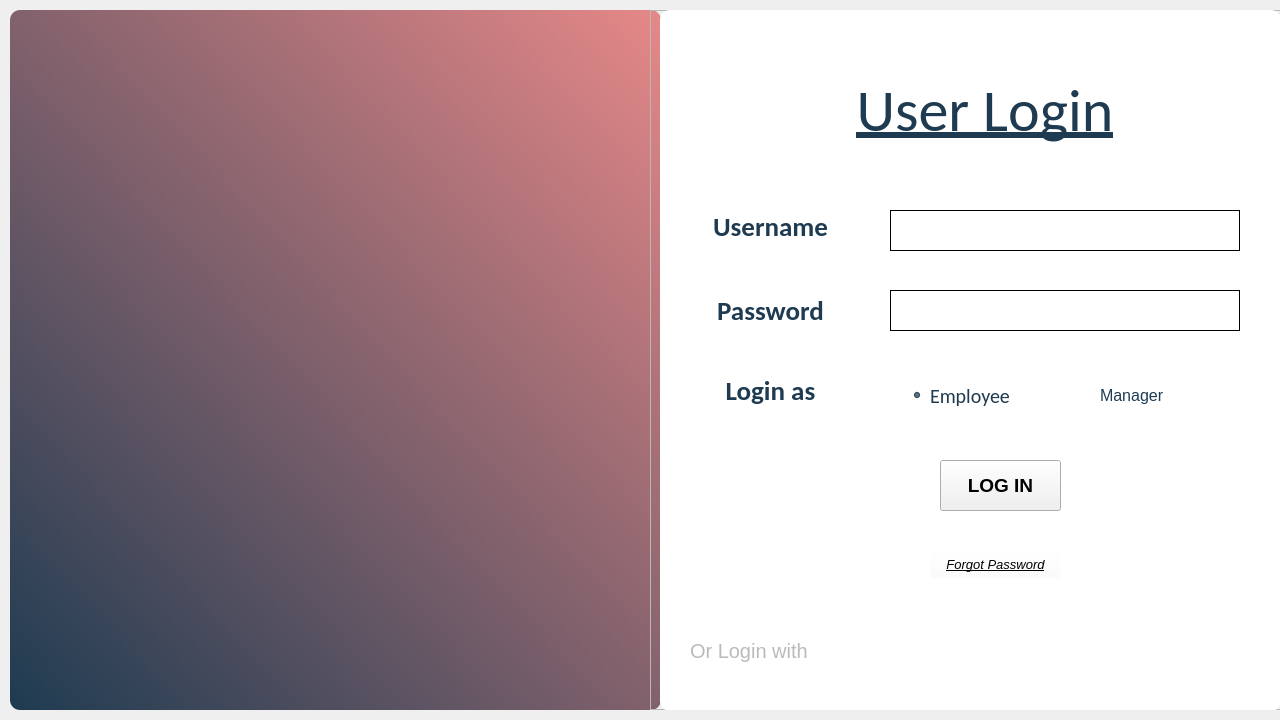
<?xml version="1.0" encoding="UTF-8"?>
<ui version="4.0">
 <class>MainWindow</class>
 <widget class="QMainWindow" name="MainWindow">
  <property name="geometry">
   <rect>
    <x>0</x>
    <y>0</y>
    <width>1280</width>
    <height>720</height>
   </rect>
  </property>
  <property name="windowTitle">
   <string>MainWindow</string>
  </property>
  <widget class="QWidget" name="centralwidget">
   <widget class="QFrame" name="frame">
    <property name="geometry">
     <rect>
      <x>10</x>
      <y>10</y>
      <width>651</width>
      <height>700</height>
     </rect>
    </property>
    <property name="styleSheet">
     <string notr="true">background-color: qlineargradient(spread:pad, x1:0, y1:1, x2:1, y2:0, stop:0 rgba(30, 59, 81, 255), stop:1 rgba(230, 136, 136, 255));
border-radius: 10px;</string>
    </property>
    <property name="frameShape">
     <enum>QFrame::StyledPanel</enum>
    </property>
    <property name="frameShadow">
     <enum>QFrame::Raised</enum>
    </property>
    <widget class="QLabel" name="label_5">
     <property name="geometry">
      <rect>
       <x>10</x>
       <y>20</y>
       <width>620</width>
       <height>397</height>
      </rect>
     </property>
     <property name="styleSheet">
      <string notr="true">background-color: rgba(255, 255, 255, 0);
border-radius: 40px;</string>
     </property>
     <property name="text">
      <string/>
     </property>
     <property name="pixmap">
      <pixmap resource="resource1.qrc">:/logo/res/logo@4.png</pixmap>
     </property>
     <property name="scaledContents">
      <bool>true</bool>
     </property>
     <property name="alignment">
      <set>Qt::AlignCenter</set>
     </property>
    </widget>
    <widget class="QLabel" name="label_6">
     <property name="geometry">
      <rect>
       <x>200</x>
       <y>450</y>
       <width>250</width>
       <height>250</height>
      </rect>
     </property>
     <property name="styleSheet">
      <string notr="true">background-color: rgba(255, 255, 255, 0);</string>
     </property>
     <property name="text">
      <string/>
     </property>
     <property name="pixmap">
      <pixmap resource="resource1.qrc">:/user/res/icons1.png</pixmap>
     </property>
     <property name="scaledContents">
      <bool>true</bool>
     </property>
    </widget>
   </widget>
   <widget class="QFrame" name="frame_2">
    <property name="geometry">
     <rect>
      <x>650</x>
      <y>10</y>
      <width>640</width>
      <height>700</height>
     </rect>
    </property>
    <property name="frameShape">
     <enum>QFrame::StyledPanel</enum>
    </property>
    <property name="frameShadow">
     <enum>QFrame::Raised</enum>
    </property>
    <widget class="QLabel" name="label_4">
     <property name="geometry">
      <rect>
       <x>30</x>
       <y>280</y>
       <width>181</width>
       <height>41</height>
      </rect>
     </property>
     <property name="font">
      <font>
       <family>Calibri</family>
       <pointsize>20</pointsize>
       <weight>75</weight>
       <bold>true</bold>
      </font>
     </property>
     <property name="styleSheet">
      <string notr="true">color: rgb(30, 59, 81);
background-color: rgba(255, 255, 255, 0);
</string>
     </property>
     <property name="text">
      <string>Password</string>
     </property>
     <property name="alignment">
      <set>Qt::AlignCenter</set>
     </property>
    </widget>
    <widget class="QPushButton" name="pushButton_2">
     <property name="geometry">
      <rect>
       <x>280</x>
       <y>540</y>
       <width>131</width>
       <height>28</height>
      </rect>
     </property>
     <property name="font">
      <font>
       <family>MS Sans Serif</family>
       <pointsize>10</pointsize>
       <italic>true</italic>
       <underline>true</underline>
      </font>
     </property>
     <property name="focusPolicy">
      <enum>Qt::ClickFocus</enum>
     </property>
     <property name="styleSheet">
      <string notr="true">background-color: rgba(255, 255, 255, 0);
color: rgb(0, 0, 0);</string>
     </property>
     <property name="text">
      <string>Forgot Password</string>
     </property>
    </widget>
    <widget class="QPushButton" name="pushButton">
     <property name="geometry">
      <rect>
       <x>290</x>
       <y>450</y>
       <width>121</width>
       <height>51</height>
      </rect>
     </property>
     <property name="palette">
      <palette>
       <active>
        <colorrole role="WindowText">
         <brush brushstyle="SolidPattern">
          <color alpha="255">
           <red>0</red>
           <green>0</green>
           <blue>0</blue>
          </color>
         </brush>
        </colorrole>
        <colorrole role="Button">
         <brush brushstyle="SolidPattern">
          <color alpha="255">
           <red>240</red>
           <green>240</green>
           <blue>240</blue>
          </color>
         </brush>
        </colorrole>
        <colorrole role="Light">
         <brush brushstyle="SolidPattern">
          <color alpha="255">
           <red>255</red>
           <green>255</green>
           <blue>255</blue>
          </color>
         </brush>
        </colorrole>
        <colorrole role="Midlight">
         <brush brushstyle="SolidPattern">
          <color alpha="255">
           <red>247</red>
           <green>247</green>
           <blue>247</blue>
          </color>
         </brush>
        </colorrole>
        <colorrole role="Dark">
         <brush brushstyle="SolidPattern">
          <color alpha="255">
           <red>120</red>
           <green>120</green>
           <blue>120</blue>
          </color>
         </brush>
        </colorrole>
        <colorrole role="Mid">
         <brush brushstyle="SolidPattern">
          <color alpha="255">
           <red>160</red>
           <green>160</green>
           <blue>160</blue>
          </color>
         </brush>
        </colorrole>
        <colorrole role="Text">
         <brush brushstyle="SolidPattern">
          <color alpha="255">
           <red>0</red>
           <green>0</green>
           <blue>0</blue>
          </color>
         </brush>
        </colorrole>
        <colorrole role="BrightText">
         <brush brushstyle="SolidPattern">
          <color alpha="255">
           <red>255</red>
           <green>255</green>
           <blue>255</blue>
          </color>
         </brush>
        </colorrole>
        <colorrole role="ButtonText">
         <brush brushstyle="SolidPattern">
          <color alpha="255">
           <red>0</red>
           <green>0</green>
           <blue>0</blue>
          </color>
         </brush>
        </colorrole>
        <colorrole role="Base">
         <brush brushstyle="SolidPattern">
          <color alpha="255">
           <red>255</red>
           <green>255</green>
           <blue>255</blue>
          </color>
         </brush>
        </colorrole>
        <colorrole role="Window">
         <brush brushstyle="SolidPattern">
          <color alpha="255">
           <red>240</red>
           <green>240</green>
           <blue>240</blue>
          </color>
         </brush>
        </colorrole>
        <colorrole role="Shadow">
         <brush brushstyle="SolidPattern">
          <color alpha="255">
           <red>0</red>
           <green>0</green>
           <blue>0</blue>
          </color>
         </brush>
        </colorrole>
        <colorrole role="AlternateBase">
         <brush brushstyle="SolidPattern">
          <color alpha="255">
           <red>247</red>
           <green>247</green>
           <blue>247</blue>
          </color>
         </brush>
        </colorrole>
        <colorrole role="ToolTipBase">
         <brush brushstyle="SolidPattern">
          <color alpha="255">
           <red>255</red>
           <green>255</green>
           <blue>220</blue>
          </color>
         </brush>
        </colorrole>
        <colorrole role="ToolTipText">
         <brush brushstyle="SolidPattern">
          <color alpha="255">
           <red>0</red>
           <green>0</green>
           <blue>0</blue>
          </color>
         </brush>
        </colorrole>
        <colorrole role="PlaceholderText">
         <brush brushstyle="SolidPattern">
          <color alpha="128">
           <red>0</red>
           <green>0</green>
           <blue>0</blue>
          </color>
         </brush>
        </colorrole>
       </active>
       <inactive>
        <colorrole role="WindowText">
         <brush brushstyle="SolidPattern">
          <color alpha="255">
           <red>0</red>
           <green>0</green>
           <blue>0</blue>
          </color>
         </brush>
        </colorrole>
        <colorrole role="Button">
         <brush brushstyle="SolidPattern">
          <color alpha="255">
           <red>240</red>
           <green>240</green>
           <blue>240</blue>
          </color>
         </brush>
        </colorrole>
        <colorrole role="Light">
         <brush brushstyle="SolidPattern">
          <color alpha="255">
           <red>255</red>
           <green>255</green>
           <blue>255</blue>
          </color>
         </brush>
        </colorrole>
        <colorrole role="Midlight">
         <brush brushstyle="SolidPattern">
          <color alpha="255">
           <red>247</red>
           <green>247</green>
           <blue>247</blue>
          </color>
         </brush>
        </colorrole>
        <colorrole role="Dark">
         <brush brushstyle="SolidPattern">
          <color alpha="255">
           <red>120</red>
           <green>120</green>
           <blue>120</blue>
          </color>
         </brush>
        </colorrole>
        <colorrole role="Mid">
         <brush brushstyle="SolidPattern">
          <color alpha="255">
           <red>160</red>
           <green>160</green>
           <blue>160</blue>
          </color>
         </brush>
        </colorrole>
        <colorrole role="Text">
         <brush brushstyle="SolidPattern">
          <color alpha="255">
           <red>0</red>
           <green>0</green>
           <blue>0</blue>
          </color>
         </brush>
        </colorrole>
        <colorrole role="BrightText">
         <brush brushstyle="SolidPattern">
          <color alpha="255">
           <red>255</red>
           <green>255</green>
           <blue>255</blue>
          </color>
         </brush>
        </colorrole>
        <colorrole role="ButtonText">
         <brush brushstyle="SolidPattern">
          <color alpha="255">
           <red>0</red>
           <green>0</green>
           <blue>0</blue>
          </color>
         </brush>
        </colorrole>
        <colorrole role="Base">
         <brush brushstyle="SolidPattern">
          <color alpha="255">
           <red>255</red>
           <green>255</green>
           <blue>255</blue>
          </color>
         </brush>
        </colorrole>
        <colorrole role="Window">
         <brush brushstyle="SolidPattern">
          <color alpha="255">
           <red>240</red>
           <green>240</green>
           <blue>240</blue>
          </color>
         </brush>
        </colorrole>
        <colorrole role="Shadow">
         <brush brushstyle="SolidPattern">
          <color alpha="255">
           <red>0</red>
           <green>0</green>
           <blue>0</blue>
          </color>
         </brush>
        </colorrole>
        <colorrole role="AlternateBase">
         <brush brushstyle="SolidPattern">
          <color alpha="255">
           <red>247</red>
           <green>247</green>
           <blue>247</blue>
          </color>
         </brush>
        </colorrole>
        <colorrole role="ToolTipBase">
         <brush brushstyle="SolidPattern">
          <color alpha="255">
           <red>255</red>
           <green>255</green>
           <blue>220</blue>
          </color>
         </brush>
        </colorrole>
        <colorrole role="ToolTipText">
         <brush brushstyle="SolidPattern">
          <color alpha="255">
           <red>0</red>
           <green>0</green>
           <blue>0</blue>
          </color>
         </brush>
        </colorrole>
        <colorrole role="PlaceholderText">
         <brush brushstyle="SolidPattern">
          <color alpha="128">
           <red>0</red>
           <green>0</green>
           <blue>0</blue>
          </color>
         </brush>
        </colorrole>
       </inactive>
       <disabled>
        <colorrole role="WindowText">
         <brush brushstyle="SolidPattern">
          <color alpha="255">
           <red>120</red>
           <green>120</green>
           <blue>120</blue>
          </color>
         </brush>
        </colorrole>
        <colorrole role="Button">
         <brush brushstyle="SolidPattern">
          <color alpha="255">
           <red>240</red>
           <green>240</green>
           <blue>240</blue>
          </color>
         </brush>
        </colorrole>
        <colorrole role="Light">
         <brush brushstyle="SolidPattern">
          <color alpha="255">
           <red>255</red>
           <green>255</green>
           <blue>255</blue>
          </color>
         </brush>
        </colorrole>
        <colorrole role="Midlight">
         <brush brushstyle="SolidPattern">
          <color alpha="255">
           <red>247</red>
           <green>247</green>
           <blue>247</blue>
          </color>
         </brush>
        </colorrole>
        <colorrole role="Dark">
         <brush brushstyle="SolidPattern">
          <color alpha="255">
           <red>120</red>
           <green>120</green>
           <blue>120</blue>
          </color>
         </brush>
        </colorrole>
        <colorrole role="Mid">
         <brush brushstyle="SolidPattern">
          <color alpha="255">
           <red>160</red>
           <green>160</green>
           <blue>160</blue>
          </color>
         </brush>
        </colorrole>
        <colorrole role="Text">
         <brush brushstyle="SolidPattern">
          <color alpha="255">
           <red>120</red>
           <green>120</green>
           <blue>120</blue>
          </color>
         </brush>
        </colorrole>
        <colorrole role="BrightText">
         <brush brushstyle="SolidPattern">
          <color alpha="255">
           <red>255</red>
           <green>255</green>
           <blue>255</blue>
          </color>
         </brush>
        </colorrole>
        <colorrole role="ButtonText">
         <brush brushstyle="SolidPattern">
          <color alpha="255">
           <red>120</red>
           <green>120</green>
           <blue>120</blue>
          </color>
         </brush>
        </colorrole>
        <colorrole role="Base">
         <brush brushstyle="SolidPattern">
          <color alpha="255">
           <red>240</red>
           <green>240</green>
           <blue>240</blue>
          </color>
         </brush>
        </colorrole>
        <colorrole role="Window">
         <brush brushstyle="SolidPattern">
          <color alpha="255">
           <red>240</red>
           <green>240</green>
           <blue>240</blue>
          </color>
         </brush>
        </colorrole>
        <colorrole role="Shadow">
         <brush brushstyle="SolidPattern">
          <color alpha="255">
           <red>0</red>
           <green>0</green>
           <blue>0</blue>
          </color>
         </brush>
        </colorrole>
        <colorrole role="AlternateBase">
         <brush brushstyle="SolidPattern">
          <color alpha="255">
           <red>240</red>
           <green>240</green>
           <blue>240</blue>
          </color>
         </brush>
        </colorrole>
        <colorrole role="ToolTipBase">
         <brush brushstyle="SolidPattern">
          <color alpha="255">
           <red>255</red>
           <green>255</green>
           <blue>220</blue>
          </color>
         </brush>
        </colorrole>
        <colorrole role="ToolTipText">
         <brush brushstyle="SolidPattern">
          <color alpha="255">
           <red>0</red>
           <green>0</green>
           <blue>0</blue>
          </color>
         </brush>
        </colorrole>
        <colorrole role="PlaceholderText">
         <brush brushstyle="SolidPattern">
          <color alpha="128">
           <red>0</red>
           <green>0</green>
           <blue>0</blue>
          </color>
         </brush>
        </colorrole>
       </disabled>
      </palette>
     </property>
     <property name="font">
      <font>
       <family>MS Sans Serif</family>
       <pointsize>14</pointsize>
       <weight>75</weight>
       <bold>true</bold>
      </font>
     </property>
     <property name="focusPolicy">
      <enum>Qt::ClickFocus</enum>
     </property>
     <property name="styleSheet">
      <string notr="true"/>
     </property>
     <property name="text">
      <string>LOG IN</string>
     </property>
     <property name="checkable">
      <bool>false</bool>
     </property>
     <property name="autoDefault">
      <bool>false</bool>
     </property>
     <property name="default">
      <bool>false</bool>
     </property>
     <property name="flat">
      <bool>false</bool>
     </property>
    </widget>
    <widget class="QLineEdit" name="lineEdit">
     <property name="geometry">
      <rect>
       <x>240</x>
       <y>200</y>
       <width>350</width>
       <height>41</height>
      </rect>
     </property>
     <property name="font">
      <font>
       <family>MS Sans Serif</family>
       <pointsize>14</pointsize>
      </font>
     </property>
     <property name="styleSheet">
      <string notr="true">background-color: rgb(255, 255, 255);
border:1px solid rgb(0, 0, 0);
</string>
     </property>
     <property name="inputMethodHints">
      <set>Qt::ImhNone</set>
     </property>
    </widget>
    <widget class="QRadioButton" name="radioButton">
     <property name="geometry">
      <rect>
       <x>260</x>
       <y>370</y>
       <width>121</width>
       <height>31</height>
      </rect>
     </property>
     <property name="font">
      <font>
       <family>Calibri</family>
       <pointsize>15</pointsize>
       <weight>50</weight>
       <bold>false</bold>
      </font>
     </property>
     <property name="focusPolicy">
      <enum>Qt::TabFocus</enum>
     </property>
     <property name="styleSheet">
      <string notr="true">background-color: rgba(255, 255, 255, 0);
color: rgb(30, 59, 81);</string>
     </property>
     <property name="text">
      <string>Employee</string>
     </property>
     <property name="checked">
      <bool>true</bool>
     </property>
    </widget>
    <widget class="QLineEdit" name="lineEdit_2">
     <property name="geometry">
      <rect>
       <x>240</x>
       <y>280</y>
       <width>350</width>
       <height>41</height>
      </rect>
     </property>
     <property name="font">
      <font>
       <family>MS Sans Serif</family>
       <pointsize>14</pointsize>
      </font>
     </property>
     <property name="focusPolicy">
      <enum>Qt::TabFocus</enum>
     </property>
     <property name="styleSheet">
      <string notr="true">background-color: rgb(255, 255, 255);
border:1px solid rgb(0, 0, 0);</string>
     </property>
    </widget>
    <widget class="QLabel" name="label_3">
     <property name="geometry">
      <rect>
       <x>30</x>
       <y>360</y>
       <width>181</width>
       <height>41</height>
      </rect>
     </property>
     <property name="font">
      <font>
       <family>Calibri</family>
       <pointsize>20</pointsize>
       <weight>75</weight>
       <bold>true</bold>
      </font>
     </property>
     <property name="styleSheet">
      <string notr="true">background-color: rgba(255, 255, 255, 0);
color: rgb(30, 59, 81);</string>
     </property>
     <property name="text">
      <string>Login as</string>
     </property>
     <property name="alignment">
      <set>Qt::AlignCenter</set>
     </property>
    </widget>
    <widget class="QLabel" name="label">
     <property name="geometry">
      <rect>
       <x>10</x>
       <y>0</y>
       <width>621</width>
       <height>701</height>
      </rect>
     </property>
     <property name="font">
      <font>
       <family>MS Sans Serif</family>
       <pointsize>22</pointsize>
       <weight>50</weight>
       <bold>false</bold>
      </font>
     </property>
     <property name="styleSheet">
      <string notr="true">background-color: rgb(255, 255, 255);
color: rgb(0, 0, 0);
border-radius: 10px;</string>
     </property>
     <property name="text">
      <string/>
     </property>
     <property name="pixmap">
      <pixmap resource="resource1.qrc">:/bg/res/meeting_BG.jpg</pixmap>
     </property>
     <property name="scaledContents">
      <bool>true</bool>
     </property>
     <property name="alignment">
      <set>Qt::AlignLeading|Qt::AlignLeft|Qt::AlignTop</set>
     </property>
    </widget>
    <widget class="QLabel" name="label_2">
     <property name="geometry">
      <rect>
       <x>30</x>
       <y>200</y>
       <width>181</width>
       <height>41</height>
      </rect>
     </property>
     <property name="font">
      <font>
       <family>Calibri</family>
       <pointsize>20</pointsize>
       <weight>75</weight>
       <bold>true</bold>
      </font>
     </property>
     <property name="styleSheet">
      <string notr="true">background-color: rgba(255, 255, 255, 0);
color: rgb(30, 59, 81);

</string>
     </property>
     <property name="text">
      <string>Username</string>
     </property>
     <property name="alignment">
      <set>Qt::AlignHCenter|Qt::AlignTop</set>
     </property>
    </widget>
    <widget class="QRadioButton" name="radioButton_2">
     <property name="geometry">
      <rect>
       <x>430</x>
       <y>370</y>
       <width>141</width>
       <height>31</height>
      </rect>
     </property>
     <property name="font">
      <font>
       <family>MS Sans Serif</family>
       <pointsize>12</pointsize>
      </font>
     </property>
     <property name="focusPolicy">
      <enum>Qt::TabFocus</enum>
     </property>
     <property name="styleSheet">
      <string notr="true">background-color: rgba(255, 255, 255, 0);
color: rgb(30, 59, 81);</string>
     </property>
     <property name="text">
      <string>Manager</string>
     </property>
    </widget>
    <widget class="QLabel" name="label_7">
     <property name="geometry">
      <rect>
       <x>40</x>
       <y>620</y>
       <width>161</width>
       <height>41</height>
      </rect>
     </property>
     <property name="font">
      <font>
       <pointsize>15</pointsize>
      </font>
     </property>
     <property name="styleSheet">
      <string notr="true">background-color: rgba(255, 255, 255, 0);
color: rgb(186, 186, 186);</string>
     </property>
     <property name="text">
      <string>Or Login with</string>
     </property>
    </widget>
    <widget class="QLabel" name="label_8">
     <property name="geometry">
      <rect>
       <x>160</x>
       <y>50</y>
       <width>350</width>
       <height>100</height>
      </rect>
     </property>
     <property name="font">
      <font>
       <family>Calibri</family>
       <pointsize>45</pointsize>
       <italic>false</italic>
       <underline>true</underline>
      </font>
     </property>
     <property name="styleSheet">
      <string notr="true">color: rgb(30, 59, 81);</string>
     </property>
     <property name="text">
      <string>User Login</string>
     </property>
     <property name="alignment">
      <set>Qt::AlignCenter</set>
     </property>
    </widget>
    <zorder>label</zorder>
    <zorder>radioButton_2</zorder>
    <zorder>label_3</zorder>
    <zorder>pushButton</zorder>
    <zorder>label_7</zorder>
    <zorder>pushButton_2</zorder>
    <zorder>label_2</zorder>
    <zorder>label_4</zorder>
    <zorder>lineEdit_2</zorder>
    <zorder>lineEdit</zorder>
    <zorder>radioButton</zorder>
    <zorder>label_8</zorder>
   </widget>
  </widget>
 </widget>
 <tabstops>
  <tabstop>lineEdit</tabstop>
  <tabstop>lineEdit_2</tabstop>
  <tabstop>radioButton</tabstop>
  <tabstop>radioButton_2</tabstop>
 </tabstops>
 <resources>
  <include location="resource1.qrc"/>
 </resources>
 <connections/>
</ui>
